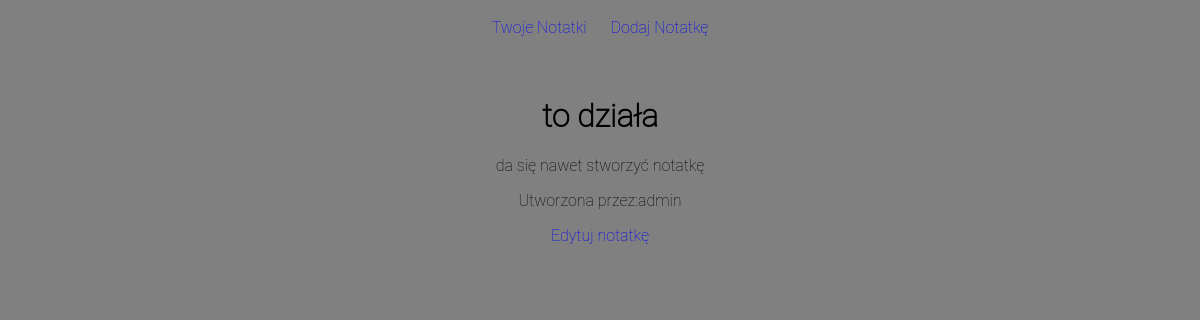
/note/3/, run on the app's committed database.
### notesApp/models.py (models this page shows, shortened)
class Note(models.Model):
    title = models.CharField(max_length=250)
    content = models.TextField()
    creation_date = models.DateTimeField(auto_now_add=True)
    author = models.ForeignKey(User, on_delete=models.CASCADE)

### notesApp/views.py (the view)
# urls.py: path('note/<int:pk>/',views.note_detail, name="note_detail"),
def note_detail(request, pk):
    note = get_object_or_404(Note, pk=pk)
    return render(request, 'notes/note_detail.html', {'note': note})

### notesApp/templates/notes/note_detail.html (shortened to what this page needs)
{% extends 'base.html' %}
{% block content %}
    <h1>{{ note.title }}</h1>
    <p>{{ note.content }}</p>
    <p>Utworzona przez:{{ note.author }}</p>
    <p><a href="{% url 'notesApp:note_edit' pk=note.pk %}">Edytuj notatkę</a></p>
{% endblock %}

### notesApp/static/css/style.css (style rules this page uses)
body { font-family: "Roboto Thin"; background-color: gray; }
a { text-decoration: none; }

### data on the page
Note: title "to działa", content "da się nawet stworzyć notatkę", author "admin"
